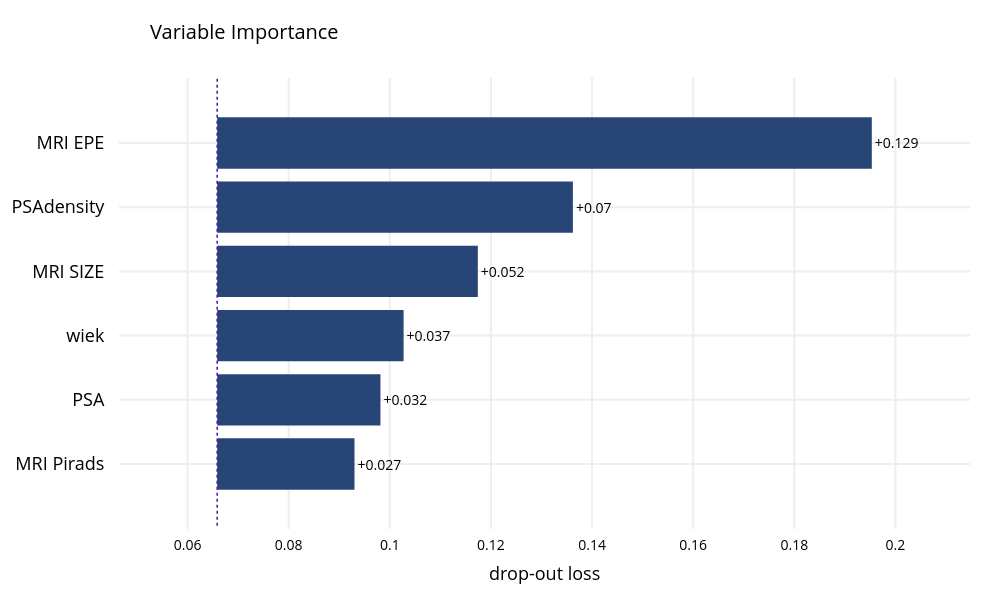

Notebook source saved alongside this figure:
### Code cell
X = df[numerical_cols + categorical_cols]
y = df["EPE micro"]

param_grid = {
    "classifier__learning_rate": [0.05, 0.1, 0.2],
    "classifier__n_estimators": [200, 400, 800],
    "classifier__max_depth": [3, 6, 9],
    "classifier__subsample": [0.8, 0.9, 1.0],
    "classifier__colsample_bytree": [0.8, 0.9, 1.0],
    "classifier__gamma": [0, 0.1, 0.2],
}

model = XGBClassifier(random_state=2)

res = train_and_evaluate_model(
    model,
    X,
    y,
    numerical_cols,
    categorical_cols,
    n_folds=5,
    tune_params=True,
    param_grid=param_grid,
    tuning_scoring="roc_auc",
    tuning_test_size=0.2,
)
untrained_model = model.set_params(**res.best_params)

plot_roc(res.fp_rate, res.tp_rate, res.roc_auc, fig_width=800)
plot_confusion_matrix(res.y_true, res.y_pred)
plot_feature_importance(res.pipeline, X, y, title="Feature Importance for micro EPE Prediction")
plot_discrimination_threshold(untrained_model, X, y)

### Figure 1 — Plotly figure (JSON) as saved in the notebook; plotly's stock layout.template omitted (floating-point values rounded to 4 significant figures)
{"data": [{"base": 0.06586, "hoverinfo": "text", "hoverlabel": {"bgcolor": "rgba(0,0,0,0.8)"}, "hovertext": ["Model: XGBClassifier loss after<br>variable: MRI EPE is permuted: 0.195<br>Drop-out loss change: +0.129", "Model: XGBClassifier loss after<br>variable: PSAdensity is permuted: 0.136<br>Drop-out loss change: +0.07", "Model: XGBClassifier loss after<br>variable: MRI SIZE is permuted: 0.117<br>Drop-out loss change: +0.052", "Model: XGBClassifier loss after<br>variable: wiek is permuted: 0.103<br>Drop-out loss change: +0.037", "Model: XGBClassifier loss after<br>variable: PSA is permuted: 0.098<br>Drop-out loss change: +0.032", "Model: XGBClassifier loss after<br>variable: MRI Pirads is permuted: 0.093<br>Drop-out loss change: +0.027"], "marker": {"color": "#284577"}, "orientation": "h", "showlegend": false, "text": ["+0.129", "+0.07", "+0.052", "+0.037", "+0.032", "+0.027"], "textposition": "outside", "type": "bar", "x": [0.1295, 0.07035, 0.05155, 0.03687, 0.03229, 0.02715], "xaxis": "x", "y": ["MRI EPE", "PSAdensity", "MRI SIZE", "wiek", "PSA", "MRI Pirads"], "yaxis": "y"}], "layout": {"annotations": [{"font": {"size": 18}, "showarrow": false, "text": "", "x": 0.5, "xanchor": "center", "xref": "paper", "y": 1, "yanchor": "bottom", "yref": "paper"}, {"font": {"size": 18}, "showarrow": false, "text": "drop-out loss", "x": 0.5, "xanchor": "center", "xref": "paper", "y": 0, "yanchor": "top", "yref": "paper", "yshift": -30}], "font": {"color": "black", "size": 14}, "height": 600, "margin": {"b": 71, "r": 30, "t": 78}, "shapes": [{"line": {"color": "#371ea3", "dash": "dot", "width": 1.5}, "type": "line", "x0": 0.06586, "x1": 0.06586, "xref": "x", "y0": -1, "y1": 6, "yref": "y"}], "title": {"text": "Variable Importance", "x": 0.15}, "width": 1000, "xaxis": {"anchor": "y", "automargin": true, "domain": [0, 1], "fixedrange": true, "gridwidth": 2, "range": [0.04644, 0.2147], "tickcolor": "white", "ticklen": 3, "ticks": "outside", "type": "linear", "zeroline": false}, "yaxis": {"anchor": "x", "automargin": true, "autorange": "reversed", "domain": [0, 1], "fixedrange": true, "gridwidth": 2, "tickcolor": "white", "tickfont": {"size": 18}, "ticklen": 10, "ticks": "outside", "type": "category"}}}
